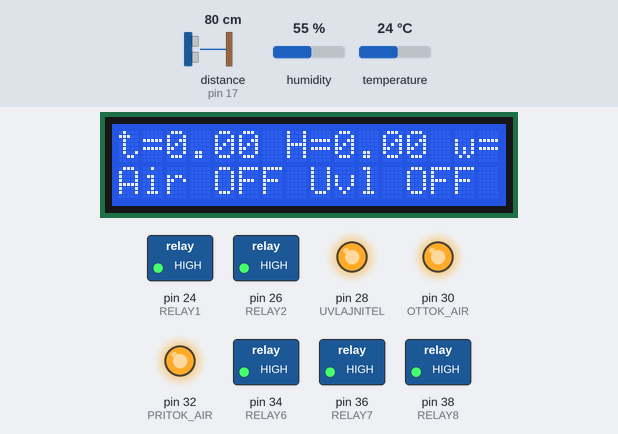
Bench run of a sketch on a simulated Arduino Mega 2560, built with avr-gcc and run on an emulated ATmega2560. Parts: 16×2 character LCD, switched loads named in the sketch (green lamp = pin HIGH), output pins drawn as LEDs (lit = HIGH). Wiring (inferred from the names in the program): DHT11 sensor: data pin 14; ultrasonic range finder: trigger pin 16; echo pin 17. The test bench sets the inputs (shaded band); at power-on: humidity 55 %, temperature 24 °C, distance to the obstacle (sensor on pin 17) 80 cm. The echo pulse lasts 58.3 µs per cm; pins used as bus, display or sensor lines are not drawn; what the sketch prints to the serial monitor is not drawn.

Above: at 5.3 s.
5.4 s: humidity set to 42 %
At 8.0 s:
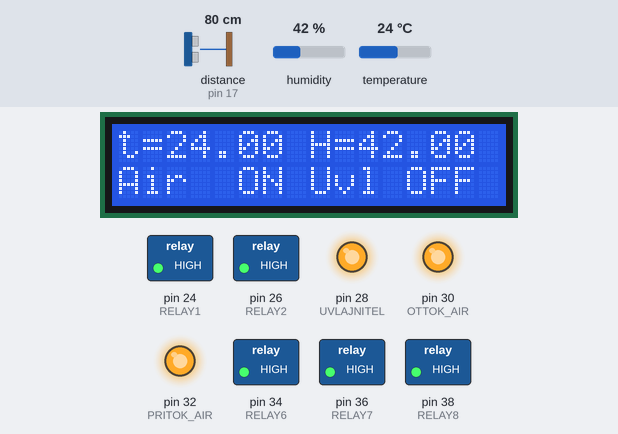
8.8 s: humidity set to 39 %
At 9.8 s:
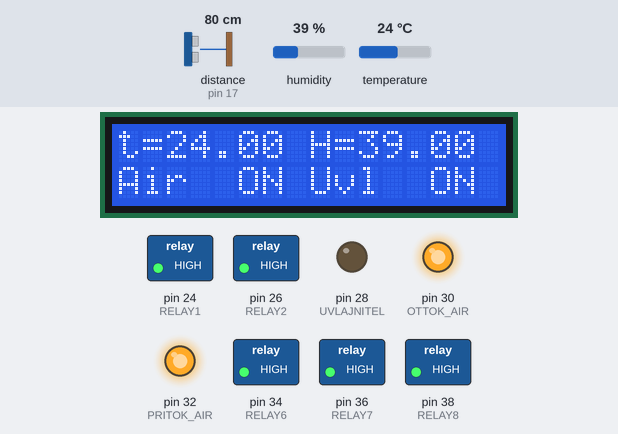
15.0 s: temperature set to 28 °C
At 16.2 s:
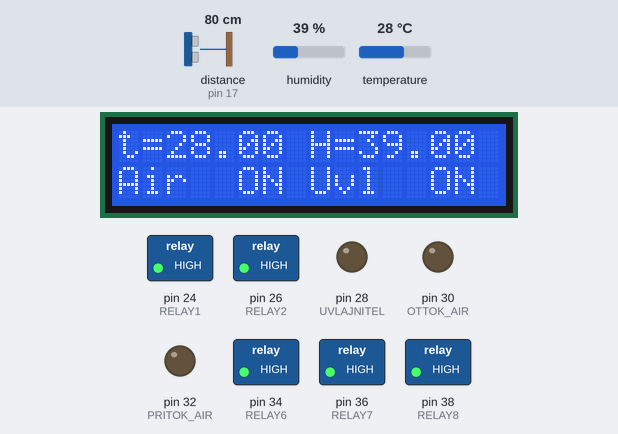
16.9 s: humidity set to 63 %
At 18.2 s:
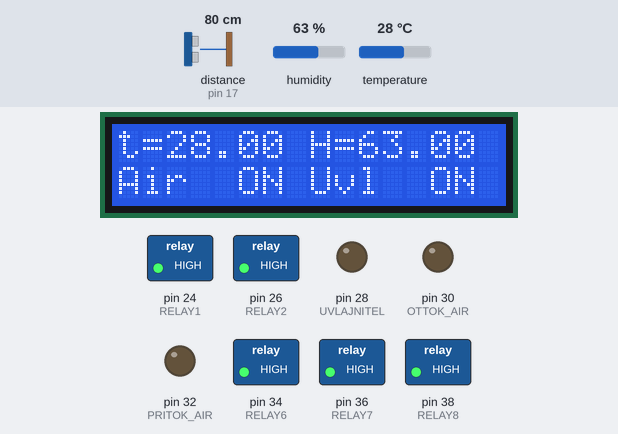
18.9 s: humidity set to 66 %
At 20.0 s:
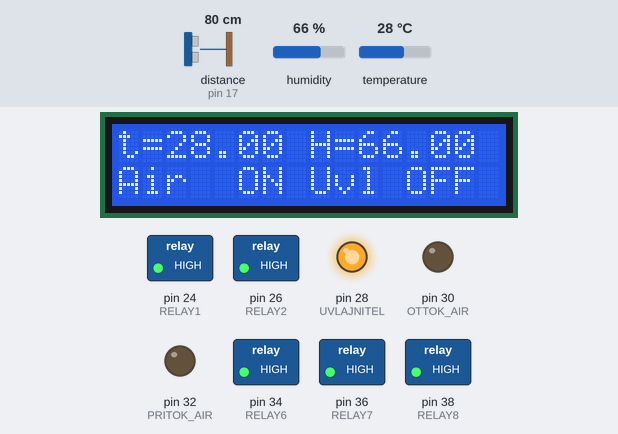
25.1 s: humidity set to 22 %
At 26.5 s:
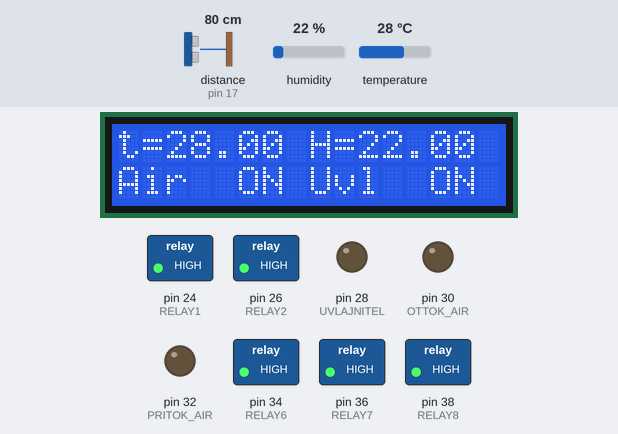
Timing chart, 0 to 27.9 s (numbered marks = the images above; inputs shaded):
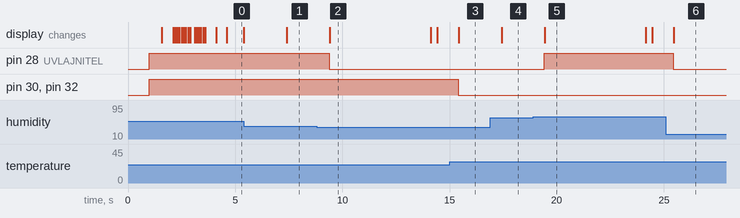

The sketch:

anonimen_hydro.ino
```cpp
/* Designed by Nicelight
        special for Oleg
Проект разработан для развития сообщества Гидропоника это просто
vk.com/hydroponicsnsk

    Олег, Тебе необходимо установить в сантиметрах
    уровень от ультразвукового датчика до дна ведра в строке 12
    Если захочешь изменить граничные значения температуры и влажности,
    можешь изменить их ниже в строках 15-19.
*/


// расстояние от ультразвукового датчика до дна ведра. Изменить под свое.
const float ultrasonic_to_ground_distance = 40.0;

// минимальная и максимальная температуры внутри бокса
float t_min = 24.0;
float t_max = 27.0;
// минимальная и максимальная влажность внутри бокса
float h_min = 40.0;
float h_max = 65.0;

// пины уз датчика
#define TRIG_PIN 16
#define ECHO_PIN 17

#define DHTPIN 14         // пин к которому подключен датчик DHT
// тип DHT датчика
#define DHTTYPE           DHT11     // DHT 11
//#define DHTTYPE           DHT22     // DHT 22 (AM2302)
//#define DHTTYPE           DHT21     // DHT 21 (AM2301)

// для релюшек
//если включаются нулем
#define ON 0
#define OFF 1

#define RELAY1 24
#define RELAY2 26
#define UVLAJNITEL 28
#define OTTOK_AIR 30
#define PRITOK_AIR 32
#define RELAY6 34
#define RELAY7 36
#define RELAY8 38


/***************************************************************
 * ************************************************************/


#include <LiquidCrystal.h>
#include <Ultrasonic.h>
#include "DHT.h"
#include <Adafruit_Sensor.h>

//#define DEBUG  // отладка

// пины для LCD экрана
#define RS 8
#define EN 9
#define D4 4
#define D5 5
#define D6 6
#define D7 7

// объявляем объект под уз датчик
Ultrasonic ultrasonic(TRIG_PIN, ECHO_PIN);
//объявляем объект под экранчик
LiquidCrystal lcd(RS, EN, D4, D5, D6, D7);
// объявляем dht объект
DHT dht(DHTPIN, DHTTYPE);

float hum = 0; // влажность
float t_air = 0 ; // температура воздуха
long kompot_level  = 0; // уровень жидкости в баке, оперделяется уз датчиком
bool uvl_state = 0, pritok_state = 0, ottok_state = 0;
unsigned long ms = 0, airMs = 0, screenMs = 0, screenClrMs = 0, kompotMs = 0;
byte air = 0; // автомат  поддержки параметров воздуха
byte screen = 0; // автомат отрисовки экрана
byte kompot = 0; // автомат проверки уровня воды в баке


void setup() {
  pinMode(RELAY1, OUTPUT);
  digitalWrite(RELAY1, OFF);
  pinMode(RELAY2, OUTPUT);
  digitalWrite(RELAY2, OFF);
  pinMode(UVLAJNITEL, OUTPUT);
  digitalWrite(UVLAJNITEL, OFF);
  pinMode(OTTOK_AIR, OUTPUT);
  digitalWrite(OTTOK_AIR, OFF);
  pinMode(PRITOK_AIR, OUTPUT);
  digitalWrite(PRITOK_AIR, OFF);
  pinMode(RELAY6, OUTPUT);
  digitalWrite(RELAY6, OFF);
  pinMode(RELAY7, OUTPUT);
  digitalWrite(RELAY7, OFF);
  pinMode(RELAY8, OUTPUT);
  digitalWrite(RELAY8, OFF);

  test_outs();

  Serial.begin(115200); // инициализация послед. порта
  while (!Serial);
  delay(10);
  dht.begin();
  Serial.println("dht sensor started");
  delay(10);
  lcd.begin(16, 2);
  delay(10);
  Serial.println("display started");
  lcd_intro();
  if ((t_min >= t_max) || (h_min >= h_max)) bad_settings_infinitly();
}//setup


void loop() {
  ms = millis();
  actions_handler();
  lcd_handler();

#ifdef DEBUG
  Serial.print("Hum: ");
  Serial.print(hum);
  Serial.print(" %");
  Serial.print("Temp: ");
  Serial.print(t_air);
  Serial.println(" C ");
#endif

}//loop
```

Actions.ino
```cpp
void actions_handler() {
  switch (air) {
    case 0:
      airMs = ms;
      air = 5;
      break;
    // раз в секунду проверяем влажность и температуру воздуха
    case 5:
      if ((ms - airMs) > 1000) {
        airMs = ms;
        check_dht_sensor(); // производим замер параметров
        if (hum <= h_min) {
          uvl_state = 1; // состояние увлажнителя включено
          digitalWrite(UVLAJNITEL, ON);
        } else if (hum >= h_max) {
          uvl_state = 0; // состояние увлажнителя выкл
          digitalWrite(UVLAJNITEL, OFF);
        }//if hum
        if (t_air >= t_max) {
          pritok_state = 1;
          ottok_state = 1;
          digitalWrite(OTTOK_AIR, ON);
          digitalWrite(PRITOK_AIR, ON);
        } else if (t_air <= t_min) {
          pritok_state = 1;
          ottok_state = 1;
          digitalWrite(OTTOK_AIR, OFF);
          digitalWrite(PRITOK_AIR, OFF);
        }//if t_air
      }//if ms
      break;
  }//switch(air){

  switch (kompot) {
    case 0:
      kompotMs = ms;
      kompot = 5;
      break;
    // 10 раз в секунду мерим уровень
    case 5:
      if ((ms - kompotMs) > 500) {
        kompotMs = ms;
        // измерим расстояние до водицы
        check_water_level_handler();
      }//if ms
      break;
  }//switch(kompot)
}//void actions_handler()


void test_outs() {
  digitalWrite(RELAY1, ON);
  digitalWrite(RELAY2, ON);
  digitalWrite(UVLAJNITEL, ON);
  digitalWrite(OTTOK_AIR, ON);
  digitalWrite(PRITOK_AIR, ON);
  digitalWrite(RELAY6, ON);
  digitalWrite(RELAY7, ON);
  digitalWrite(RELAY8, ON);
  delay(1000);
  digitalWrite(RELAY1, OFF);
  digitalWrite(RELAY2, OFF);
  digitalWrite(UVLAJNITEL, OFF);
  digitalWrite(OTTOK_AIR, OFF);
  digitalWrite(PRITOK_AIR, OFF);
  digitalWrite(RELAY6, OFF);
  digitalWrite(RELAY7, OFF);
  digitalWrite(RELAY8, OFF);
  delay(500);
}//void test_outs()


void bad_settings_infinitly() {
  Serial.println("BAD SETTINGS");
  while (1) {
    digitalWrite(13, 1);
    delay(100);
    digitalWrite(13, 0);
    delay(100);
  }//while

}//void bad_settings_infinitly()
```

Measures.ino
```cpp
void check_dht_sensor() { //
  float h = dht.readHumidity();
  // Read temperature as Celsius (the default)
  float t = dht.readTemperature();

  // Check if any reads failed and exit early (to try again).
  if (isnan(h) || isnan(t)) {
    Serial.println("Failed to read from DHT sensor!");
    return;
  } else {
    hum = h;
    t_air = t;
  }
}//void check_dht_sensor()


void check_water_level_handler() {
  float try_dist = ultrasonic.Ranging(CM);
  // if bad measure - return
  if ((try_dist > 0) && (try_dist < (ultrasonic_to_ground_distance + 5.0))) {
    kompot_level = ultrasonic_to_ground_distance - try_dist;
  } else {
    Serial.print("Ultrasoniс Error. raw_dist = " );
    Serial.println(try_dist);
    return;
  }
}//void check_water_level_handler()


/*
  // Определение дистанции до объекта в см
  long getDistance() {
  long distacne_cm = getEchoTiming() * 1.71 * 0.01; //коеффициен пересчета, аналогичен делению на 58.4
  return distacne_cm;
  }
  // рассчет расстояния от жидкости  Определение времени задержки
  long getEchoTiming() {
  digitalWrite(trigPin, LOW);
  delayMicroseconds(2);
  digitalWrite(trigPin, HIGH); // генерируем импульс запуска
  delayMicroseconds(10);
  digitalWrite(trigPin, LOW);
  // определение на пине echoPin длительности уровня HIGH, мксек:
  long duration = pulseIn(echoPin, HIGH);
  return duration;
  delay(100);
  }

  us.measure();
  dt = millis() - startTime;
  dt /= 1000;

  Serial.println(us.get_cm(), 3);
*/
```

LCD.ino
```cpp
void lcd_handler() {
  switch (screen) {
    case 0:
      screenMs = screenClrMs = ms;
      screen = 5;
      break;
    case 5:
      // раз в 10 сек подчищаем треш на всякий случай
      if ((ms - screenClrMs) > 10000) {
        screenClrMs = ms;
        lcd_clear();
      }//if 10000 ms
      // раз в пол секунды обновляем экран
      if ((ms - screenMs) > 500) {
        screenMs = ms;
        lcd.setCursor(0, 0);
        lcd.print("t=");
        lcd.print(t_air);
        lcd.print(" H=");
        lcd.print(hum);
        lcd.print(" w=");
        lcd.print(kompot_level);
        lcd.setCursor(0, 1);
        lcd.print("Air ");
        lcd_print_state(pritok_state);
        lcd.print(" Uvl ");
        lcd_print_state(uvl_state);
      }//if 500ms
      break;

  }//switch(screen)
}//void lcd_handler(){


// печатаем ON или OFF
void lcd_print_state(bool state) {
  if (state) {
    lcd.print(" ON");
  } else lcd.print("OFF");
}//void lcd_print_state()

// очищаем экран
void lcd_clear() {
  lcd.setCursor(0, 0);
  for (int i = 0; i < 16; i++) {
    lcd.print(" ");
  }
  lcd.setCursor(0, 1);
  for (int i = 0; i < 16; i++) {
    lcd.print(" ");
  }
}//void lcd_clear()


void lcd_intro() {
  lcd_clear();
  lcd.print(" --HYDROPONIC-- ");
  delay(500);
  lcd.setCursor(0, 1);  lcd.print("N"); delay(100);
  lcd.setCursor(1, 1);  lcd.print("i"); delay(100);
  lcd.setCursor(2, 1);  lcd.print("c"); delay(100);
  lcd.setCursor(3, 1);  lcd.print("e"); delay(100);
  lcd.setCursor(4, 1);  lcd.print("l"); delay(100);
  lcd.setCursor(5, 1);  lcd.print("i"); delay(100);
  lcd.setCursor(6, 1);  lcd.print("g"); delay(100);
  lcd.setCursor(7, 1);  lcd.print("h"); delay(100);
  lcd.setCursor(8, 1);  lcd.print("t"); delay(100);
  lcd.setCursor(9, 1);  lcd.print(" "); delay(100);
  lcd.setCursor(10, 1);  lcd.print("d"); delay(100);
  lcd.setCursor(11, 1);  lcd.print("e"); delay(100);
  lcd.setCursor(12, 1);  lcd.print("s"); delay(100);
  lcd.setCursor(13, 1);  lcd.print("i"); delay(100);
  lcd.setCursor(14, 1);  lcd.print("g"); delay(100);
  lcd.setCursor(15, 1);  lcd.print("n"); delay(500);
  lcd_clear();
}//void lcd_intro()
```

Measured:
- the behaviour switches between 41 and 40 % on humidity (found by bisection; images 1 and 2)
- the behaviour switches between 26 and 27 °C on temperature (found by bisection; images 2 and 3)
- the behaviour switches between 64 and 65 % on humidity (found by bisection; images 4 and 5)
- after the input at 5.4 s, the display: changes after 2.0 s (image 1)
- after the input at 8.8 s, pin 28 (UVLAJNITEL): HIGH → LOW after 0.59 s; the display: changes after 0.61 s (image 2)
- after the input at 15.0 s, pin 30 (OTTOK_AIR), pin 32 (PRITOK_AIR): HIGH → LOW after 0.41 s; the display: changes after 0.42 s (image 3)
- after the input at 16.9 s, the display: changes after 0.54 s (image 4)
- after the input at 18.9 s, pin 28 (UVLAJNITEL): LOW → HIGH after 0.52 s; the display: changes after 0.54 s (image 5)
- after the input at 25.1 s, pin 28 (UVLAJNITEL): HIGH → LOW after 0.33 s; the display: changes after 0.36 s (image 6)
